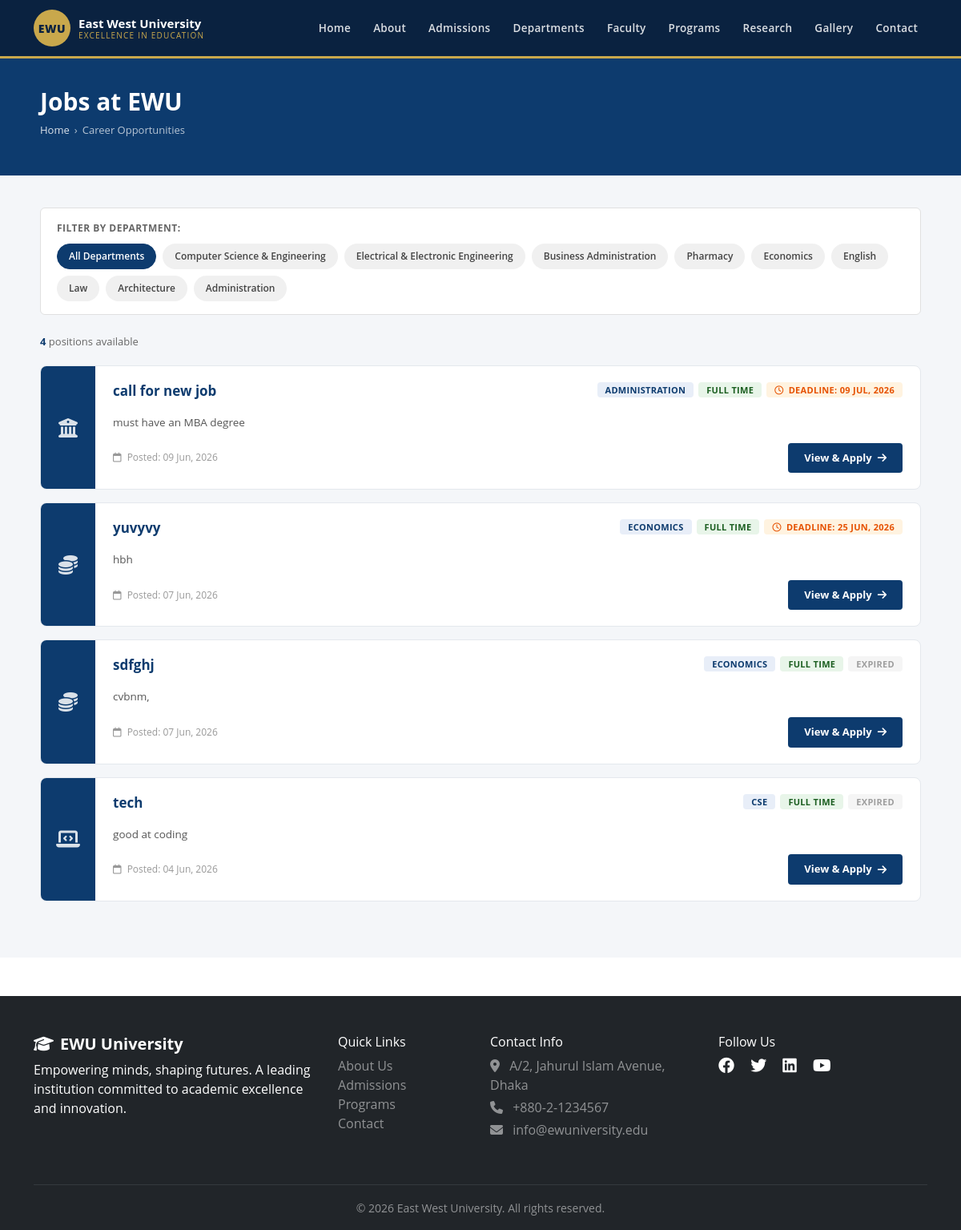
Screenshot of /jobs/ with the database file from the repository.
### main/models.py (models this page shows, shortened)
class Job(models.Model):
    TYPE_CHOICES = [
        ('full_time',  'Full Time'),
        ('part_time',  'Part Time'),
        ('contractual','Contractual'),
        ('adjunct',    'Adjunct'),
    ]
    DEPT_CHOICES = [
        ('cse',       'CSE'),
        ('eee',       'EEE'),
        ('bba',       'BBA'),
        ('pharmacy',  'Pharmacy'),
        ('economics', 'Economics'),
        ('english',   'English'),
        ('law',       'Law'),
        ('admin',     'Administration'),
        ('other',     'Other'),
    ]
    title           = models.CharField(max_length=200)
    department      = models.CharField(max_length=20, choices=DEPT_CHOICES, default='other')
    job_type        = models.CharField(max_length=20, choices=TYPE_CHOICES, default='full_time')
    description     = models.TextField(help_text='Full job description. Supports plain text.')
    requirements    = models.TextField(blank=True, help_text='One requirement per line.')
    how_to_apply    = models.TextField(blank=True, help_text='Application instructions.')
    deadline        = models.DateField(null=True, blank=True)
    posted_at       = models.DateTimeField(auto_now_add=True)
    is_active       = models.BooleanField(default=True)
    class Meta:
        ordering     = ['-posted_at']
        verbose_name = 'Job Opening'
    def is_expired(self):
        import datetime
        if self.deadline:
            return self.deadline < datetime.date.today()
        return False

### main/views.py (the view)
# urls.py: path('jobs/',             views.unified_jobs,         name='student_jobs'),
def unified_jobs(request):
    q    = request.GET.get('q', '').strip()
    dept = request.GET.get('dept', '')
    qs   = Job.objects.filter(is_active=True).order_by('-posted_at')
    if q:
        qs = qs.filter(title__icontains=q)
    if dept:
        qs = qs.filter(department=dept)
    ctx = {'jobs': qs, 'q': q, 'dept': dept, 'dept_choices': DEPT_CHOICES_LOCAL}
    if request.user.is_authenticated and _get_profile(request):
        return render(request, 'student/jobs.html', {**_student_ctx(request), **ctx})
    return render(request, 'jobs.html', ctx)

### templates/jobs.html (shortened to what this page needs)
{% extends 'base.html' %}
{% load static %}
{% block content %}
<div class="page-hero">
  <div class="page-hero-inner">
    <h1>Jobs at EWU</h1>
    <div class="breadcrumb">
      <a href="/">Home</a> <span>›</span> <span>Career Opportunities</span>
    </div>
  </div>
</div>
<section class="jobs-section">
  <div class="jobs-container">
    <div class="jobs-filter-bar">
      <span class="filter-label">Filter by Department:</span>
      <div class="filter-tabs">
        <a href="{% url 'jobs' %}"
           class="filter-tab {% if not selected_dept %}active{% endif %}">
          All Departments
        </a>
        {% for value, label in dept_choices %}
        <a href="{% url 'jobs' %}?dept={{ value }}"
           class="filter-tab {% if selected_dept == value %}active{% endif %}">
          {{ label }}
        </a>
        {% endfor %}
      </div>
    </div>
    <div class="jobs-meta">
      <strong>{{ jobs.count }}</strong> position{{ jobs.count|pluralize }} available
    </div>
    {% if jobs %}
    <div class="jobs-list">
      {% for job in jobs %}
      <div class="job-card">
        <div class="job-card-left">
          <div class="job-dept-icon">
            {% if job.department == 'cse' %}<i class="fa-solid fa-laptop-code"></i>
            {% elif job.department == 'eee' %}<i class="fa-solid fa-bolt"></i>
            {% elif job.department == 'bba' %}<i class="fa-solid fa-chart-line"></i>
            {% elif job.department == 'pharmacy' %}<i class="fa-solid fa-capsules"></i>
            {% elif job.department == 'economics' %}<i class="fa-solid fa-coins"></i>
            {% elif job.department == 'english' %}<i class="fa-solid fa-book-open"></i>
            {% elif job.department == 'law' %}<i class="fa-solid fa-gavel"></i>
            {% else %}<i class="fa-solid fa-building-columns"></i>{% endif %}
          </div>
        </div>
        <div class="job-card-body">
          <div class="job-card-top">
            <h3 class="job-title">{{ job.title }}</h3>
            <div class="job-badges">
              <span class="badge badge--dept">{{ job.get_department_display }}</span>
              <span class="badge badge--type badge--{{ job.job_type }}">
                {{ job.get_job_type_display }}
              </span>
              {% if job.deadline %}
                {% if job.is_expired %}
                <span class="badge badge--expired">Expired</span>
                {% else %}
                <span class="badge badge--deadline">
                  <i class="fa-regular fa-clock"></i>
                  Deadline: {{ job.deadline|date:"d M, Y" }}
                </span>
                {% endif %}
              {% endif %}
            </div>
          </div>
          <p class="job-excerpt">
            {{ job.description|truncatewords:30 }}
          </p>
          <div class="job-card-footer">
            <span class="job-posted">
              <i class="fa-regular fa-calendar"></i>
              Posted: {{ job.posted_at|date:"d M, Y" }}
            </span>
            <a href="{% url 'job_detail' job.pk %}" class="btn-apply">
              View &amp; Apply <i class="fa-solid fa-arrow-right"></i>
            </a>
          </div>
        </div>
      </div>
      {% endfor %}
    </div>
    {% endif %}
  </div>
</section>
{% endblock %}

### static/css/style.css (style rules this page uses)
:root { --primary: #004080; --secondary: #6c757d; --warning: #FFC107; --dark: #212529; }
body { font-family: 'Segoe UI', Tahoma, Geneva, Verdana, sans-serif; }
*, *::before, *::after { box-sizing: border-box; margin: 0; padding: 0; }
html { scroll-behavior: smooth; }
body { font-family: 'Segoe UI', sans-serif; color: #222; background: #fff; }
a { text-decoration: none; color: inherit; }
body { font-family: 'Open Sans', 'Segoe UI', sans-serif; }
:root { --navy: #0a1f44; --green: #006837; --gold: #f5a623; --blue: #1a4da8; --teal: #006699; --amber: #c9820a; --purple: #6b21a8; --red: #dc2626; --sidebar-w: 240px; --topbar-h: 60px; }
.badge { margin-left: auto; background: var(--gold); color: #fff; font-size: 10px; font-weight: 700; padding: 2px 7px; border-radius: 20px; min-width: 20px; text-align: center; }

### templates/jobs.html (style rules this page uses)
.page-hero { background: #0d3b6e; color: #fff; padding: 36px 0 30px; }
.page-hero-inner { max-width: 1140px; margin: 0 auto; padding: 0 20px; }
.page-hero h1 { font-size: 30px; font-weight: 700; margin-bottom: 8px; }
.breadcrumb { font-size: 13px; color: rgba(255,255,255,0.7); display: flex; gap: 6px; align-items: center; }
.breadcrumb a { color: rgba(255,255,255,0.85); }
.jobs-section { padding: 40px 0 70px; background: #f4f6f9; }
.jobs-container { max-width: 1140px; margin: 0 auto; padding: 0 20px; }
.jobs-filter-bar { background: #fff; border: 1px solid #e0e0e0; border-radius: 6px; padding: 16px 20px; margin-bottom: 24px; }
.filter-label { display: block; font-size: 12px; font-weight: 700; color: #666; text-transform: uppercase; letter-spacing: 0.5px; margin-bottom: 10px; }
.filter-tabs { display: flex; flex-wrap: wrap; gap: 8px; }
.filter-tab { padding: 6px 14px; background: #f0f0f0; border-radius: 20px; font-size: 12px; font-weight: 600; color: #444; text-decoration: none; transition: all 0.2s; border: 1.5px solid transparent; }
.filter-tab.active { background: #0d3b6e; color: #fff; border-color: #0d3b6e; }
.jobs-meta { font-size: 13px; color: #666; margin-bottom: 20px; }
.jobs-meta strong { color: #0d3b6e; }
.jobs-list { display: flex; flex-direction: column; gap: 16px; }
.job-card { background: #fff; border: 1px solid #e4e8ed; border-radius: 8px; display: flex; align-items: stretch; overflow: hidden; transition: box-shadow 0.25s, transform 0.25s; }
.job-card-left { background: #0d3b6e; width: 68px; flex-shrink: 0; display: flex; align-items: center; justify-content: center; }
.job-dept-icon { font-size: 24px; color: rgba(255,255,255,0.85); }
.job-card-body { flex: 1; padding: 20px 22px; min-width: 0; }
.job-card-top { display: flex; align-items: flex-start; justify-content: space-between; flex-wrap: wrap; gap: 10px; margin-bottom: 10px; }
.job-title { font-size: 17px; font-weight: 700; color: #0d3b6e; line-height: 1.3; }
.job-badges { display: flex; flex-wrap: wrap; gap: 6px; align-items: center; }
.badge { display: inline-block; padding: 4px 10px; border-radius: 4px; font-size: 11px; font-weight: 700; text-transform: uppercase; letter-spacing: 0.3px; }
.badge--dept { background: #e8eef8; color: #0d3b6e; }
.badge--full_time { background: #e8f5e9; color: #1b5e20; }
.badge--deadline { background: #fff3e0; color: #e65100; }
.badge--deadline i { margin-right: 3px; }
.badge--expired { background: #f5f5f5; color: #9e9e9e; }
.job-excerpt { font-size: 13.5px; color: #555; line-height: 1.6; margin-bottom: 14px; }
.job-card-footer { display: flex; align-items: center; justify-content: space-between; flex-wrap: wrap; gap: 10px; }
.job-posted { font-size: 12px; color: #999; }
.job-posted i { margin-right: 4px; }
.btn-apply { display: inline-flex; align-items: center; gap: 7px; background: #0d3b6e; color: #fff; padding: 9px 20px; border-radius: 4px; font-size: 13px; font-weight: 700; text-decoration: none; transition: background 0.2s, gap 0.2s; }

### rows the page displays
Job: title "call for new job", department "ADMINISTRATION", job_type "FULL TIME", deadline "09 JUL, 2026", description "must have an MBA degree", posted_at "09 Jun, 2026"
Job: title "yuvyvy", department "ECONOMICS", job_type "FULL TIME", deadline "25 JUN, 2026", description "hbh", posted_at "07 Jun, 2026"
Job: title "sdfghj", department "ECONOMICS", job_type "FULL TIME", deadline "EXPIRED", description "cvbnm,", posted_at "07 Jun, 2026"
Job: title "tech", department "CSE", job_type "FULL TIME", deadline "EXPIRED", description "good at coding", posted_at "04 Jun, 2026"

### other values shown
{{ label }} "Computer Science & Engineering" "Electrical & Electronic Engineering" "Business Administration" "Pharmacy" "Economics" "English" "Law" "Architecture" "Administration"
{{ jobs.count }} "4"
